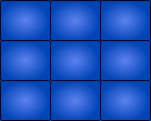
    <widget class="QFrame" name="cuadricula_6">
     <property name="geometry">
      <rect>
       <x>20</x>
       <y>370</y>
       <width>151</width>
       <height>121</height>
      </rect>
     </property>
     <property name="styleSheet">
      <string notr="true">background-color: qradialgradient(spread:pad, cx:0.47, cy:0.522727, radius:0.5, fx:0.5, fy:0.5, stop:0 rgba(93, 130, 238, 255), stop:1 rgba(0, 68, 182, 255));</string>
     </property>
     <property name="frameShape">
      <enum>QFrame::StyledPanel</enum>
     </property>
     <property name="frameShadow">
      <enum>QFrame::Raised</enum>
     </property>
     <widget class="QLineEdit" name="line_54">
      <property name="enabled">
       <bool>false</bool>
      </property>
      <property name="geometry">
       <rect>
        <x>0</x>
        <y>0</y>
        <width>51</width>
        <height>41</height>
       </rect>
      </property>
      <property name="font">
       <font>
        <family>MS Shell Dlg 2</family>
        <pointsize>8</pointsize>
        <weight>9</weight>
        <italic>false</italic>
        <bold>false</bold>
       </font>
      </property>
      <property name="styleSheet">
       <string notr="true">border-color: rgb(85, 170, 255);
color: rgb(255, 255, 255);
font: 75 8pt &quot;MS Shell Dlg 2&quot;;</string>
      </property>
      <property name="inputMask">
       <string>d</string>
      </property>
      <property name="maxLength">
       <number>1</number>
      </property>
      <property name="alignment">
       <set>Qt::AlignCenter</set>
      </property>
     </widget>
     <widget class="QLineEdit" name="line_55">
      <property name="enabled">
       <bool>false</bool>
      </property>
      <property name="geometry">
       <rect>
        <x>50</x>
        <y>0</y>
        <width>51</width>
        <height>41</height>
       </rect>
      </property>
      <property name="font">
       <font>
        <family>MS Shell Dlg 2</family>
        <pointsize>8</pointsize>
        <weight>9</weight>
        <italic>false</italic>
        <bold>false</bold>
       </font>
      </property>
      <property name="styleSheet">
       <string notr="true">border-color: rgb(85, 170, 255);
color: rgb(255, 255, 255);
font: 75 8pt &quot;MS Shell Dlg 2&quot;;</string>
      </property>
      <property name="inputMask">
       <string>d</string>
      </property>
      <property name="maxLength">
       <number>1</number>
      </property>
      <property name="alignment">
       <set>Qt::AlignCenter</set>
      </property>
     </widget>
     <widget class="QLineEdit" name="line_56">
      <property name="enabled">
       <bool>false</bool>
      </property>
      <property name="geometry">
       <rect>
        <x>100</x>
        <y>0</y>
        <width>51</width>
        <height>41</height>
       </rect>
      </property>
      <property name="font">
       <font>
        <family>MS Shell Dlg 2</family>
        <pointsize>8</pointsize>
        <weight>9</weight>
        <italic>false</italic>
        <bold>false</bold>
       </font>
      </property>
      <property name="styleSheet">
       <string notr="true">border-color: rgb(85, 170, 255);
color: rgb(255, 255, 255);
font: 75 8pt &quot;MS Shell Dlg 2&quot;;</string>
      </property>
      <property name="inputMask">
       <string>d</string>
      </property>
      <property name="maxLength">
       <number>1</number>
      </property>
      <property name="alignment">
       <set>Qt::AlignCenter</set>
      </property>
     </widget>
     <widget class="QLineEdit" name="line_63">
      <property name="enabled">
       <bool>false</bool>
      </property>
      <property name="geometry">
       <rect>
        <x>0</x>
        <y>40</y>
        <width>51</width>
        <height>41</height>
       </rect>
      </property>
      <property name="font">
       <font>
        <family>MS Shell Dlg 2</family>
        <pointsize>8</pointsize>
        <weight>9</weight>
        <italic>false</italic>
        <bold>false</bold>
       </font>
      </property>
      <property name="styleSheet">
       <string notr="true">border-color: rgb(85, 170, 255);
color: rgb(255, 255, 255);
font: 75 8pt &quot;MS Shell Dlg 2&quot;;</string>
      </property>
      <property name="inputMask">
       <string>d</string>
      </property>
      <property name="maxLength">
       <number>1</number>
      </property>
      <property name="alignment">
       <set>Qt::AlignCenter</set>
      </property>
     </widget>
     <widget class="QLineEdit" name="line_64">
      <property name="enabled">
       <bool>false</bool>
      </property>
      <property name="geometry">
       <rect>
        <x>50</x>
        <y>40</y>
        <width>51</width>
        <height>41</height>
       </rect>
      </property>
      <property name="font">
       <font>
        <family>MS Shell Dlg 2</family>
        <pointsize>8</pointsize>
        <weight>9</weight>
        <italic>false</italic>
        <bold>false</bold>
       </font>
      </property>
      <property name="styleSheet">
       <string notr="true">border-color: rgb(85, 170, 255);
color: rgb(255, 255, 255);
font: 75 8pt &quot;MS Shell Dlg 2&quot;;</string>
      </property>
      <property name="inputMask">
       <string>d</string>
      </property>
      <property name="maxLength">
       <number>1</number>
      </property>
      <property name="alignment">
       <set>Qt::AlignCenter</set>
      </property>
     </widget>
     <widget class="QLineEdit" name="line_65">
      <property name="enabled">
       <bool>false</bool>
      </property>
      <property name="geometry">
       <rect>
        <x>100</x>
        <y>40</y>
        <width>51</width>
        <height>41</height>
       </rect>
      </property>
      <property name="font">
       <font>
        <family>MS Shell Dlg 2</family>
        <pointsize>8</pointsize>
        <weight>9</weight>
        <italic>false</italic>
        <bold>false</bold>
       </font>
      </property>
      <property name="styleSheet">
       <string notr="true">border-color: rgb(85, 170, 255);
color: rgb(255, 255, 255);
font: 75 8pt &quot;MS Shell Dlg 2&quot;;</string>
      </property>
      <property name="inputMask">
       <string>d</string>
      </property>
      <property name="maxLength">
       <number>1</number>
      </property>
      <property name="alignment">
       <set>Qt::AlignCenter</set>
      </property>
     </widget>
     <widget class="QLineEdit" name="line_72">
      <property name="enabled">
       <bool>false</bool>
      </property>
      <property name="geometry">
       <rect>
        <x>0</x>
        <y>80</y>
        <width>51</width>
        <height>41</height>
       </rect>
      </property>
      <property name="font">
       <font>
        <family>MS Shell Dlg 2</family>
        <pointsize>8</pointsize>
        <weight>9</weight>
        <italic>false</italic>
        <bold>false</bold>
       </font>
      </property>
      <property name="styleSheet">
       <string notr="true">border-color: rgb(85, 170, 255);
color: rgb(255, 255, 255);
font: 75 8pt &quot;MS Shell Dlg 2&quot;;</string>
      </property>
      <property name="inputMask">
       <string>d</string>
      </property>
      <property name="maxLength">
       <number>1</number>
      </property>
      <property name="alignment">
       <set>Qt::AlignCenter</set>
      </property>
     </widget>
     <widget class="QLineEdit" name="line_73">
      <property name="enabled">
       <bool>false</bool>
      </property>
      <property name="geometry">
       <rect>
        <x>50</x>
        <y>80</y>
        <width>51</width>
        <height>41</height>
       </rect>
      </property>
      <property name="font">
       <font>
        <family>MS Shell Dlg 2</family>
        <pointsize>8</pointsize>
        <weight>9</weight>
        <italic>false</italic>
        <bold>false</bold>
       </font>
      </property>
      <property name="styleSheet">
       <string notr="true">border-color: rgb(85, 170, 255);
color: rgb(255, 255, 255);
font: 75 8pt &quot;MS Shell Dlg 2&quot;;</string>
      </property>
      <property name="inputMask">
       <string>d</string>
      </property>
      <property name="maxLength">
       <number>1</number>
      </property>
      <property name="alignment">
       <set>Qt::AlignCenter</set>
      </property>
     </widget>
     <widget class="QLineEdit" name="line_74">
      <property name="enabled">
       <bool>false</bool>
      </property>
      <property name="geometry">
       <rect>
        <x>100</x>
        <y>80</y>
        <width>51</width>
        <height>41</height>
       </rect>
      </property>
      <property name="font">
       <font>
        <family>MS Shell Dlg 2</family>
        <pointsize>8</pointsize>
        <weight>9</weight>
        <italic>false</italic>
        <bold>false</bold>
       </font>
      </property>
      <property name="styleSheet">
       <string notr="true">border-color: rgb(85, 170, 255);
color: rgb(255, 255, 255);
font: 75 8pt &quot;MS Shell Dlg 2&quot;;</string>
      </property>
      <property name="inputMask">
       <string>d</string>
      </property>
      <property name="maxLength">
       <number>1</number>
      </property>
      <property name="alignment">
       <set>Qt::AlignCenter</set>
      </property>
     </widget>
    </widget>
